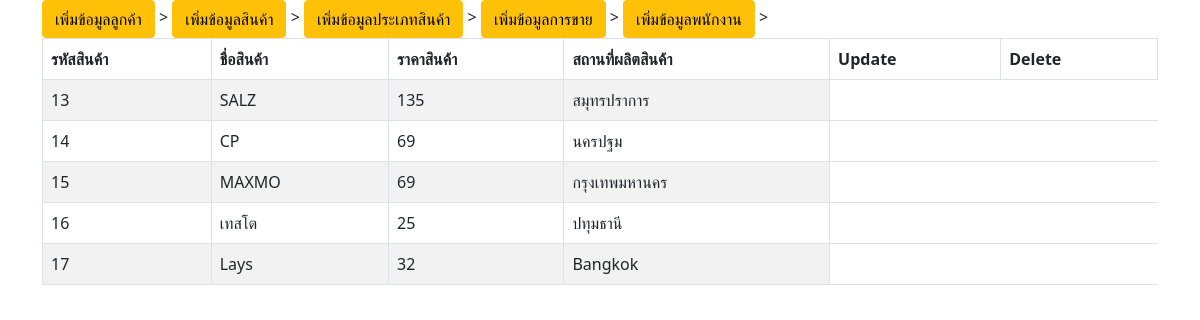
Screenshot of /index1.php with the database file from the repository.
### tables this page shows
CREATE TABLE `tbl_product` (
  `pt_no` int(10) NOT NULL,
  `protypename` varchar(50) NOT NULL,
  `proprice` varchar(10) NOT NULL,
  `proaddress` varchar(50) NOT NULL
);

### index1.php (the view, shortened to what this page needs)
<!DOCTYPE html>
<html lang="en">
<head>
    <link rel="stylesheet" href="https://stackpath.bootstrapcdn.com/bootstrap/5.0.0-alpha1/css/bootstrap.min.css">
</head>
<body>
<div class="container">
                <a href="ins_form.php" class="btn btn-warning">เพิ่มข้อมูลลูกค้า</a> >
                <a href="ins_form1.php" class="btn btn-warning">เพิ่มข้อมูลสินค้า</a> >
                <a href="ins_form2.php" class="btn btn-warning">เพิ่มข้อมูลประเภทสินค้า</a> >
                <a href="ins_form3.php" class="btn btn-warning">เพิ่มข้อมูลการขาย</a> >
                <a href="ins_form4.php" class="btn btn-warning">เพิ่มข้อมูลพนักงาน</a> >
<table id="mytable" class="table table-bordered table-striped">
        <thead>
 <tr>
 <th>รหัสสินค้า</th>
 <th>ชื่อสินค้า</th>
 <th>ราคาสินค้า</th>
 <th>สถานที่ผลิตสินค้า</th>
<th>Update</th>
<th>Delete</th>
 </tr>
 </thead>
 <tbody>
 <?php
 include('connection.php');
 $sql = "SELECT * FROM tbl_product";
 $result = $conn->query($sql);
 if ($result->num_rows > 0) {
 while($row = $result->fetch_assoc()) {
 echo '<tr>';
 echo '<td>'. $row['pt_no'] . '</td>';
 echo '<td>'. $row['protypename'] . '</td>';
 echo '<td>'. $row['proprice'] . '</td>';
echo '<td>'. $row['proaddress'] . '</td>';
 echo '</tr>';
 }
 } else {
 echo " ";
 }
 ?>
</tbody>
</table>
</div>
</body>
</html>

### rows the page displays
tbl_product: pt_no "13", protypename "SALZ", proprice "135", proaddress "สมุทรปราการ"
tbl_product: pt_no "14", protypename "CP", proprice "69", proaddress "นครปฐม"
tbl_product: pt_no "15", protypename "MAXMO", proprice "69", proaddress "กรุงเทพมหานคร"
tbl_product: pt_no "16", protypename "เทสโต", proprice "25", proaddress "ปทุมธานี"
tbl_product: pt_no "17", protypename "Lays", proprice "32", proaddress "Bangkok"
